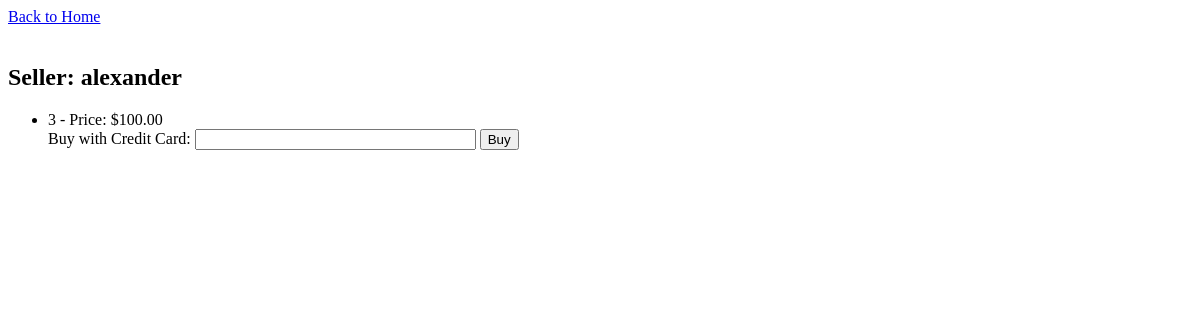
/all, run on an earlier commit of the app's database.
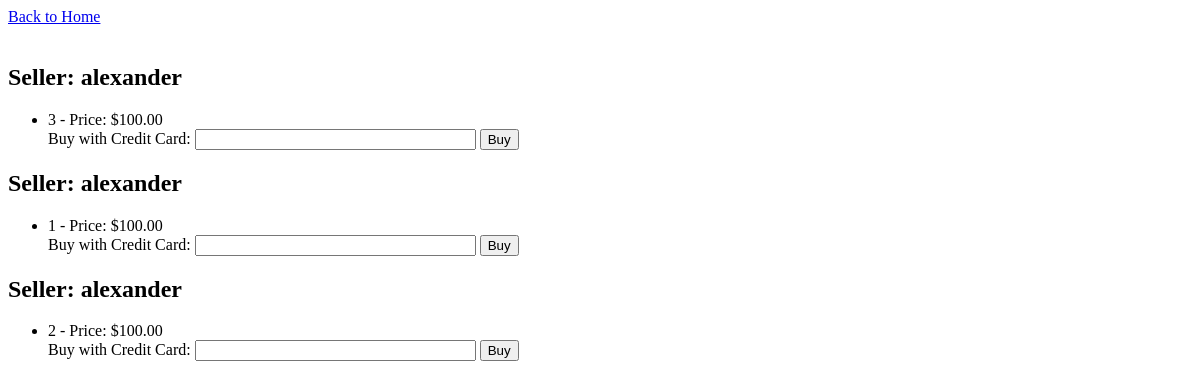
And on a later commit of the database.
### app/models.py (models this page shows, shortened)
class User(UserMixin, db.Model):
    id = db.Column(db.Integer, primary_key=True)
    username = db.Column(db.String(64))
    email = db.Column(db.String(64))
    password_hash = db.Column(db.String(128))
    posts = db.relationship('Post')

class Post(db.Model):
    id = db.Column(db.Integer, primary_key=True)
    body = db.Column(db.String(256))
    timestamp = db.Column(db.DateTime, default=datetime.datetime.utcnow)
    user_id = db.Column(db.Integer, db.ForeignKey('user.id'))

### app/routes.py (the view)
@login_required
@myapp_obj.route('/all', methods=['GET','POST'])
def all():
    forms = []
    users = db.session.query(User).all()
    for user in users:
        for post in user.posts:
            forms.append(buyForm())
            forms[len(forms)-1].user = user
            forms[len(forms)-1].post = post
    for form in forms:
        if form.validate_on_submit():
            Post.query.filter_by(timestamp=form.post.timestamp).delete()
            db.session.commit()
            return redirect(url_for('all'))
    return render_template('all.html', forms=forms)

### app/routes.py
class buyForm(FlaskForm):
    cardNumber = StringField('Buy with Credit Card:', validators=[DataRequired()])
    submit = SubmitField('Buy')
    user = 0
    post = 0

### app/templates/all.html (shortened to what this page needs)
<html>
    <head>
	</head>
    <body>
        <a href="{{url_for('home')}}">Back to Home</a>
		<br/><br/>
		{% for form in forms %}
        <h2>Seller: {{form.user.username}}</h2>
			<ul>
			<li>{{form.post.body}} - Price: $100.00
				<form action=""method="POST">
					{{form.cardNumber.label}}
					{{form.cardNumber(size=32)}}
					{{form.submit()}}
				</form>
			</li></ul>
        {% endfor %}
    </body>
</html>

What changed in the data, as far as the page shows it:
added Post: post.body "1"
added Post: post.body "2"
Also different on the page:
new list line: "Seller: - Price: $100.00 Buy with Credit Card:  Buy"
new list line: "alexander"
